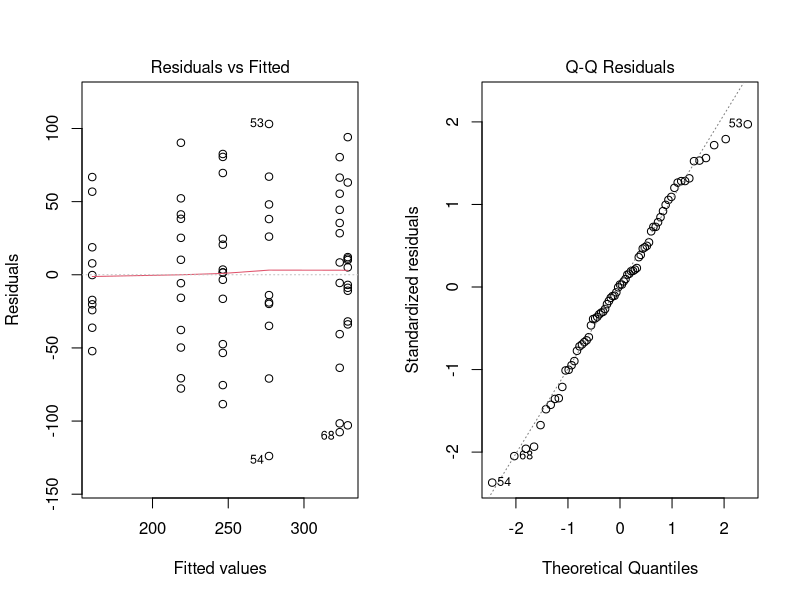

Reproduce this figure in R.
## ---- chunk 1
1 - 0.95^c(3, 6, 15)       # P(at least one false positive): 3 tests, 6 tests, 15 tests (k = 6)
choose(6, 2)               # 15 pairs of 6 groups
## ---- chunk 2
y <- c(12, 14, 11, 15,  16, 18, 15, 19,  20, 17, 21, 22)
g <- factor(rep(c("A", "B", "C"), each = 4))
ybar_i <- tapply(y, g, mean); ybar <- mean(y); n_i <- table(g)
SSTr <- sum(n_i * (ybar_i - ybar)^2)     # 98.67
SSE  <- sum((y - ybar_i[g])^2)           # 34
c(SSTr, SSE, SSTr + SSE)
F <- (SSTr / 2) / (SSE / 9); F           # 13.06
qf(0.95, 2, 9); pf(F, 2, 9, lower.tail = FALSE)
summary(aov(y ~ g))
## ---- chunk 3
Ftab <- function(SSTr, SSE, k, N) {
  F <- (SSTr / (k - 1)) / (SSE / (N - k))
  c(F = F, crit = qf(0.95, k - 1, N - k), p = pf(F, k - 1, N - k, lower.tail = FALSE),
    eta2 = SSTr / (SSTr + SSE))
}
Ftab(84, 192, 4, 20)     # F = 2.33, crit 3.24, p = 0.113, eta2 = 0.30
Ftab(120, 300, 5, 35)    # F = 3.00, crit 2.69, p = 0.034, eta2 = 0.29
pf(106 / 25, 3, 36, lower.tail = FALSE)   # Your turn 2: p = 0.0115
## ---- chunk 4
fit <- aov(weight ~ feed, data = chickwts)
summary(fit)                              # F = 15.37, p = 5.9e-10
s <- summary(fit)[[1]]; s[1, 2] / sum(s[, 2])   # eta^2 = 0.54
tapply(chickwts$weight, chickwts$feed, function(v) c(n = length(v), mean = mean(v), sd = sd(v)))
qf(0.95, 5, 65)                           # 2.36
sqrt(s[2, 3])                             # pooled sd 54.9
# interval for the casein mean
323.58 + c(-1, 1) * qt(0.975, 65) * sqrt(s[2, 3] / 12)
## ---- chunk 5
par(mfrow = c(1, 2)); plot(fit, which = 1:2); par(mfrow = c(1, 1))
bartlett.test(weight ~ feed, data = chickwts)        # p = 0.66
dev <- abs(chickwts$weight - ave(chickwts$weight, chickwts$feed, FUN = median))
summary(aov(dev ~ feed, data = chickwts))            # Brown-Forsythe, p = 0.59
shapiro.test(resid(fit))
max(tapply(chickwts$weight, chickwts$feed, sd)) / min(tapply(chickwts$weight, chickwts$feed, sd))  # 1.68
## ---- chunk 6
bartlett.test(count ~ spray, data = InsectSprays)               # p < 0.001
summary(aov(sqrt(count) ~ spray, data = InsectSprays))
bartlett.test(sqrt(count) ~ spray, data = InsectSprays)         # p = 0.59
oneway.test(count ~ spray, data = InsectSprays)                 # Welch: F = 36.07
oneway.test(weight ~ feed, data = chickwts)
kruskal.test(weight ~ feed, data = chickwts)
## ---- chunk 7
tk <- TukeyHSD(fit); round(tk$feed, 3)
sum(tk$feed[, "p adj"] < 0.05)                     # 8 of 15
qtukey(0.95, 6, 65)                                # 4.15
pw <- pairwise.t.test(chickwts$weight, chickwts$feed, p.adjust.method = "bonferroni", pool.sd = TRUE)
sum(pw$p.value < 0.05, na.rm = TRUE)               # 8 as well
0.05 / 15
## ---- chunk 8
d <- droplevels(subset(chickwts, feed %in% c("horsebean", "linseed")))
tt <- t.test(weight ~ feed, data = d, var.equal = TRUE); tt$statistic^2   # 8.61
summary(aov(weight ~ feed, data = d))
qf(0.95, 1, 20); qt(0.975, 20)^2                                          # 4.35
# Your turn 4
(-2.5)^2; qf(0.95, 1, 14); pf(6.25, 1, 14, lower.tail = FALSE)            # 6.25, 4.60, 0.025
